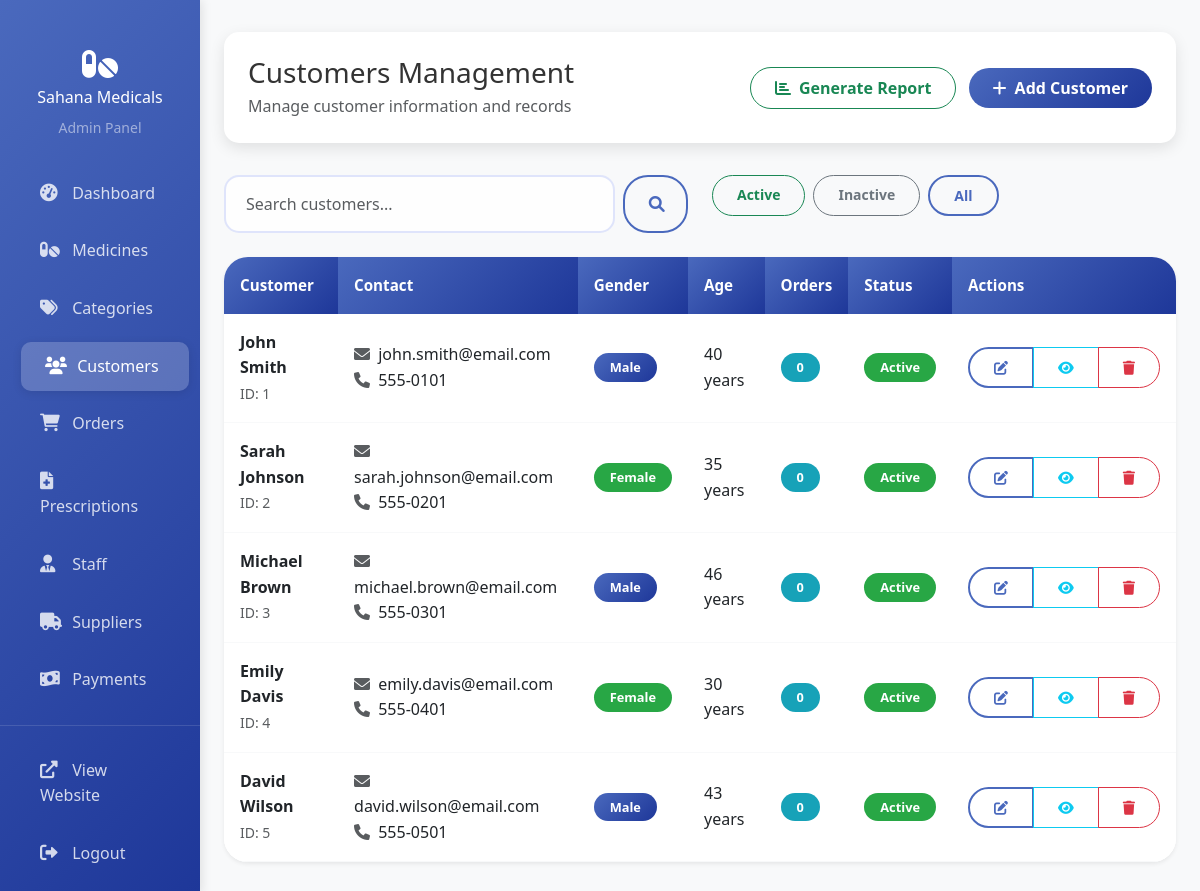
The app's page /admin/customers.php (signed in) with its own data.
### tables this page shows
CREATE TABLE IF NOT EXISTS customers (
    id INT AUTO_INCREMENT PRIMARY KEY,
    first_name VARCHAR(100) NOT NULL,
    last_name VARCHAR(100) NOT NULL,
    email VARCHAR(200) UNIQUE,
    password VARCHAR(255) NOT NULL,
    phone VARCHAR(10),
    address TEXT,
    date_of_birth DATE,
    gender ENUM('male', 'female', 'other'),
    emergency_contact VARCHAR(20),
    medical_history TEXT,
    status ENUM('active', 'inactive') DEFAULT 'active',
    created_at TIMESTAMP DEFAULT CURRENT_TIMESTAMP,
    updated_at TIMESTAMP DEFAULT CURRENT_TIMESTAMP ON UPDATE CURRENT_TIMESTAMP
);

### admin/customers.php (the view, shortened to what this page needs)
<?php
include 'auth_check.php';
$search = $_GET['search'] ?? '';
$where_conditions = [];
$params = [];
$where_clause = !empty($where_conditions) ? 'WHERE ' . implode(' AND ', $where_conditions) : '';
$stmt = $pdo->prepare("
    SELECT c.*, COUNT(o.id) as order_count
    FROM customers c
    LEFT JOIN orders o ON c.id = o.customer_id
    $where_clause
    GROUP BY c.id
    ORDER BY c.created_at DESC
");
$stmt->execute($params);
$customers = $stmt->fetchAll();
?>
<!DOCTYPE html>
<html lang="en">
<head>
    <link href="https://cdn.jsdelivr.net/npm/bootstrap@5.3.0/dist/css/bootstrap.min.css" rel="stylesheet">
    <link href="https://cdnjs.cloudflare.com/ajax/libs/font-awesome/6.0.0/css/all.min.css" rel="stylesheet">
    <link href="../assets/css/style.css" rel="stylesheet">
</head>
<body>
    <div class="container-fluid">
        <div class="row">
            <?php include 'includes/sidebar.php'; ?>
            <main class="col-md-9 ms-sm-auto col-lg-10 px-md-4 admin-content">
                <div class="admin-header">
                    <div class="d-flex justify-content-between align-items-center">
                        <div>
                            <h2 class="h3 mb-1">Customers Management</h2>
                            <p class="text-muted mb-0">Manage customer information and records</p>
                        </div>
                        <div>
                            <a href="reports.php?type=customers" class="btn btn-outline-success me-2">
                                <i class="fas fa-chart-bar me-2"></i>Generate Report
                            </a>
                            <button type="button" class="btn btn-primary" data-bs-toggle="modal" data-bs-target="#customerModal" onclick="openModal('create')">
                                <i class="fas fa-plus me-2"></i>Add Customer
                            </button>
                        </div>
                    </div>
                </div>
                <div class="row mb-4">
                    <div class="col-md-6">
                        <form method="GET" class="d-flex">
                            <input type="text" class="form-control me-2" name="search" placeholder="Search customers..." value="<?php echo htmlspecialchars($search); ?>">
                            <button type="submit" class="btn btn-outline-primary">
                                <i class="fas fa-search"></i>
                            </button>
                        </form>
                    </div>
                    <div class="col-md-6">
                        <div class="d-flex gap-2">
                            <a href="?filter=active" class="btn btn-outline-success btn-sm">Active</a>
                            <a href="?filter=inactive" class="btn btn-outline-secondary btn-sm">Inactive</a>
                            <a href="?" class="btn btn-outline-primary btn-sm">All</a>
                        </div>
                    </div>
                </div>
                <div class="card border-0 shadow-sm">
                    <div class="card-body p-0">
                        <div class="table-responsive">
                            <table class="table table-hover mb-0">
                                <thead class="table-light">
                                    <tr>
                                        <th>Customer</th>
                                        <th>Contact</th>
                                        <th>Gender</th>
                                        <th>Age</th>
                                        <th>Orders</th>
                                        <th>Status</th>
                                        <th>Actions</th>
                                    </tr>
                                </thead>
                                <tbody>
                                    <?php foreach ($customers as $customer): ?>
                                    <tr>
                                        <td>
                                            <div>
                                                <strong><?php echo htmlspecialchars($customer['first_name'] . ' ' . $customer['last_name']); ?></strong>
                                                <br>
                                                <small class="text-muted">ID: <?php echo $customer['id']; ?></small>
                                            </div>
                                        </td>
                                        <td>
                                            <div>
                                                <?php if ($customer['email']): ?>
                                                    <i class="fas fa-envelope me-1 text-muted"></i>
                                                    <?php echo htmlspecialchars($customer['email']); ?><br>
                                                <?php endif; ?>
                                                <?php if ($customer['phone']): ?>
                                                    <i class="fas fa-phone me-1 text-muted"></i>
                                                    <?php echo htmlspecialchars($customer['phone']); ?>
                                                <?php endif; ?>
                                            </div>
                                        </td>
                                        <td>
                                            <?php if ($customer['gender']): ?>
                                                <span class="badge bg-<?php echo $customer['gender'] === 'male' ? 'primary' : ($customer['gender'] === 'female' ? 'success' : 'secondary'); ?>">
                                                    <?php echo ucfirst($customer['gender']); ?>
                                                </span>
                                            <?php else: ?>
                                                <span class="text-muted">N/A</span>
                                            <?php endif; ?>
                                        </td>
                                        <td>
                                            <?php if ($customer['date_of_birth']): ?>
                                                <?php
                                                $birth_date = new DateTime($customer['date_of_birth']);
                                                $today = new DateTime();
                                                $age = $today->diff($birth_date)->y;
                                                ?>
                                                <?php echo $age; ?> years
                                            <?php else: ?>
                                                <span class="text-muted">N/A</span>
                                            <?php endif; ?>
                                        </td>
                                        <td>
                                            <span class="badge bg-info"><?php echo $customer['order_count']; ?></span>
                                        </td>
                                        <td>
                                            <span class="badge bg-<?php echo $customer['status'] === 'active' ? 'success' : 'secondary'; ?>">
                                                <?php echo ucfirst($customer['status']); ?>
                                            </span>
                                        </td>
                                        <td>
                                            <div class="btn-group btn-group-sm">
                                                <button type="button" class="btn btn-outline-primary" onclick="openModal('edit', <?php echo htmlspecialchars(json_encode($customer)); ?>)">
                                                    <i class="fas fa-edit"></i>
                                                </button>
                                                <button type="button" class="btn btn-outline-info" onclick="viewCustomerDetails(<?php echo htmlspecialchars(json_encode($customer)); ?>)">
                                                    <i class="fas fa-eye"></i>
                                                </button>
                                                <button type="button" class="btn btn-outline-danger" onclick="confirmDelete(<?php echo $customer['id']; ?>, '<?php echo htmlspecialchars($customer['first_name'] . ' ' . $customer['last_name']); ?>', <?php echo $customer['order_count']; ?>)">
                                                    <i class="fas fa-trash"></i>
                                                </button>
                                            </div>
                                        </td>
                                    </tr>
                                    <?php endforeach; ?>
                                </tbody>
                            </table>
                        </div>
                    </div>
                </div>
            </main>
        </div>
    </div>
</body>
</html>

### assets/css/style.css (style rules this page uses)
:root { --primary-color: #4a69bd; --primary-light: #6b92c2; --primary-dark: #1e3799; --secondary-blue: #0b4fae; --secondary-color: #28a745; --accent-color: #ffc107; --danger-color: #dc3545; --warning-color: #fd7e14; --info-color: #17a2b8; --light-gray: #f8f9fa; --medium-gray: #666; --dark-gray: #2c3e50; --white: #ffffff; --text-color: #333; --gradient-primary: linear-gradient(135deg, #4a69bd, #1e3799); --gradient-secondary: linear-gradient(135deg, #0b4fae, #6b92c2); --gradient-dark: linear-gradient(135deg, #2c3e50, #34495e); --gradient-hero: linear-gradient(135deg, rgba(74, 105, 189, 0.9), rgba(30, 55, 153, 0.9)); --shadow-sm: 0 2px 20px rgba(0, 0, 0, 0.1); --shadow: 0 10px 30px rgba(0, 0, 0, 0.1); --shadow-lg: 0 20px 40px rgba(0, 0, 0, 0.15); --shadow-card: 0 5px 15px rgba(0, 0, 0, 0.1); }
* { margin: 0; padding: 0; box-sizing: border-box; }
html { scroll-behavior: smooth; }
body { font-family: 'Segoe UI', Tahoma, Geneva, Verdana, sans-serif; line-height: 1.6; color: var(--text-color); min-height: 100vh; display: flex; flex-direction: column; }
.bg-primary { background: var(--gradient-primary) !important; }
.card { transition: all 0.4s cubic-bezier(0.175, 0.885, 0.32, 1.275); border-radius: 24px; border: none; box-shadow: 0 10px 40px rgba(0, 0, 0, 0.08); overflow: hidden; position: relative; background: white; }
.card::before { content: ''; position: absolute; top: 0; left: 0; right: 0; height: 4px; background: linear-gradient(135deg, #667eea, #764ba2); transform: scaleX(0); transition: transform 0.4s ease; transform-origin: left; z-index: 1; }
.card-body { padding: 30px; }
.btn { border-radius: 25px; padding: 0.5rem 1.5rem; font-weight: 600; transition: all 0.3s ease; position: relative; overflow: hidden; }
.btn-primary { background: var(--gradient-primary); border: none; color: white; }
.btn-outline-primary { border: 2px solid var(--primary-color); color: var(--primary-color); background: transparent; }
.form-control { border-radius: 15px; border: 2px solid rgba(102, 126, 234, 0.2); padding: 15px 20px; transition: all 0.3s ease; font-size: 1rem; background: rgba(255, 255, 255, 0.8); backdrop-filter: blur(10px); }
.table { border-radius: 15px; overflow: hidden; background: white; margin-bottom: 0; }
.table thead th { background: var(--gradient-primary); color: white; border: none; font-weight: 600; padding: 1rem; font-size: 0.95rem; }
.table tbody tr { transition: all 0.3s ease; border-bottom: 1px solid #f8f9fa; }
.table tbody td { padding: 1rem; vertical-align: middle; }
.table-responsive { border-radius: 0; }
.admin-content, .col-md-9.col-lg-10 { margin-left: 16.666667%; height: 100vh; overflow-y: auto; padding: 2rem; }
.admin-content { background: var(--light-gray); min-height: 100vh; }
.admin-header { background: white; padding: 1.5rem; box-shadow: var(--shadow-card); margin-bottom: 2rem; border-radius: 15px; }
.badge { border-radius: 20px; padding: 0.5rem 1rem; font-weight: 600; font-size: 0.8rem; }
.badge.bg-success { background-color: var(--secondary-color) !important; }
.badge.bg-info { background-color: var(--info-color) !important; }
a { text-decoration: none; transition: all 0.3s ease; }

### records on screen
customers: first_name+last_name "John Smith", id "1", email "john.smith@email.com", phone "555-0101", gender "Male", date_of_birth "40", order_count "0", status "Active"
customers: first_name+last_name "Sarah Johnson", id "2", email "sarah.johnson@email.com", phone "555-0201", gender "Female", date_of_birth "35", order_count "0", status "Active"
customers: first_name+last_name "Michael Brown", id "3", email "michael.brown@email.com", phone "555-0301", gender "Male", date_of_birth "46", order_count "0", status "Active"
customers: first_name+last_name "Emily Davis", id "4", email "emily.davis@email.com", phone "555-0401", gender "Female", date_of_birth "30", order_count "0", status "Active"
customers: first_name+last_name "David Wilson", id "5", email "david.wilson@email.com", phone "555-0501", gender "Male", date_of_birth "43", order_count "0", status "Active"
